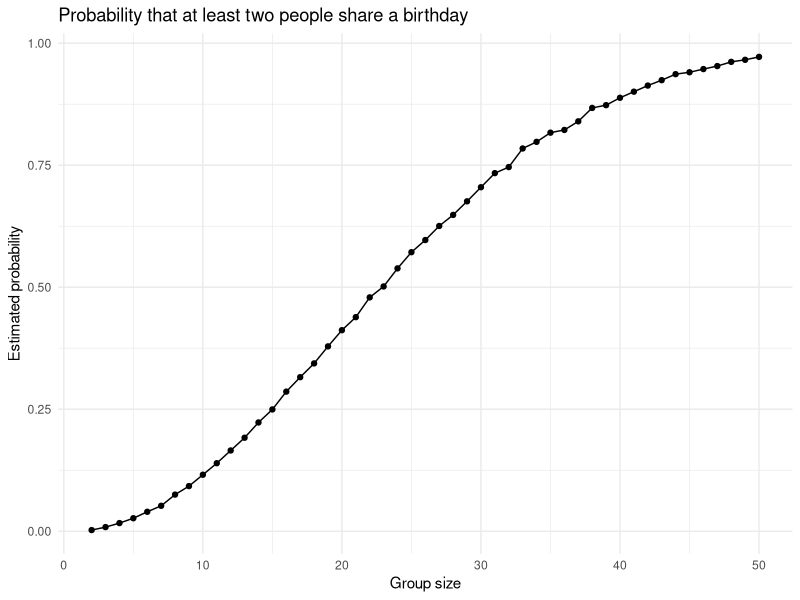

Write the R code that produced this figure.
## ---- chunk 1
library(tidyverse)

set.seed(1)

knitr::opts_chunk$set(
  fig.width = 6,
  fig.asp = .6,
  out.width = "90%"
)

theme_set(theme_minimal() + theme(legend.position = "bottom"))
## ---- chunk 2
bday_sim = function(n) {
  birthdays = sample(1:365, size = n, replace = TRUE)
  repeated_bday = n_distinct(birthdays) < n
  repeated_bday
}
## ---- chunk 3
bday_sim_df =
  expand_grid(group_size = 2:50,
    iter = 1:10000) |>
  mutate(shared_bday = map_lgl(group_size, bday_sim)) |>
  group_by(group_size) |>
  summarize(prob_shared = mean(shared_bday)
)
## ---- chunk 4
bday_sim_df |>
  ggplot(aes(x = group_size, y = prob_shared)) +
  geom_point() +
  geom_line() +
  labs(
    title = "Probability that at least two people share a birthday",
    x = "Group size",
    y = "Estimated probability")
## ---- chunk 5
study_df =
  tibble(file_name = list.files("./data")
  )
## ---- chunk 6
study_df =
  tibble(file_name = list.files("./data")
  ) |>
  mutate(file_path = str_c("./data/", file_name),
    data = map(file_path, read_csv)
  )
